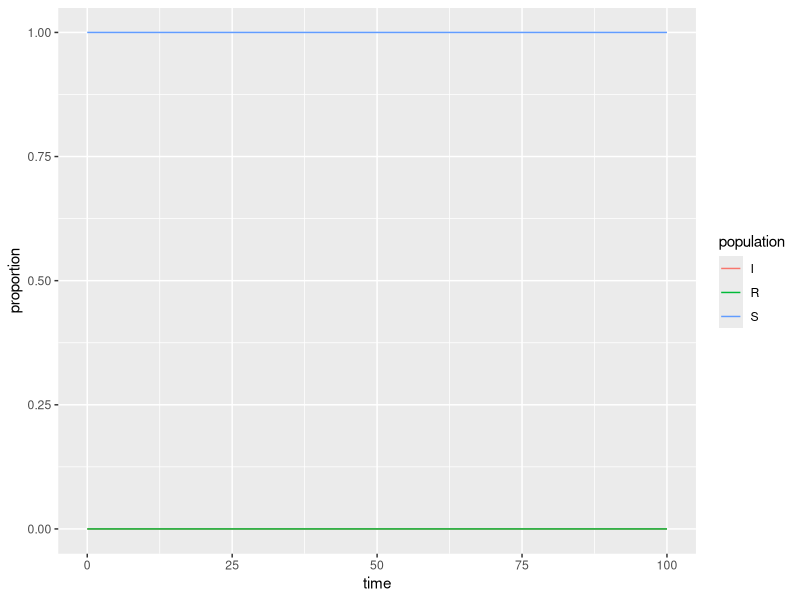

Generate this figure with R:
## ---- chunk 1
knitr::opts_chunk$set(echo = TRUE)
library(tidyverse)
library(deSolve)
## ---- chunk 2
### Specify parameters

## Proportion in each compartment: Susceptible 0.999999, Infected 0.000001, Recovered 0 (these are directly from the example linked above)
#these are the initial proportions of people who are inefected or susceptible
init <- c(S = 1-1e-6, I = 1e-6, R = 0.0)

## beta: infection parameter; gamma: recovery parameter

# original parameters <- c(beta = 2.316, gamma = 0.261)
parameters <- c(beta = 1.316, gamma = 2.261)
#increase the infection parameter, people get infected faster 
#increasing recovery parameter recovery happens faster
## Time frame
#if you decrease the inection paramter enough then no one gets infected 
times      <- seq(0, 100, by = 0.5)
## ---- chunk 3
## Build the function with all 
sir <- function(time, init, parameters) {

  with(as.list(c(init, parameters)), {

    dS <- -beta * S * I
    dI <-  beta * S * I - gamma * I
    dR <-  gamma * I
    
    return(list(c(dS, dI, dR)))
  })
}
## ---- chunk 4
## Solve using `deSolve::ode()`
approximation <- ode(y = init, times = times, func = sir, parms = parameters)
## ---- chunk 5
## Get output into a data frame
approx_df <- as.data.frame(approximation)

## Pivot longer so R will do the work for us: 
approx_long <- approx_df %>% 
  pivot_longer(cols = S:R, names_to = "population", values_to = "proportion")

## ---- chunk 6
ggplot(data = approx_long, aes(x = time, y = proportion)) +
  geom_line(aes(color = population))
